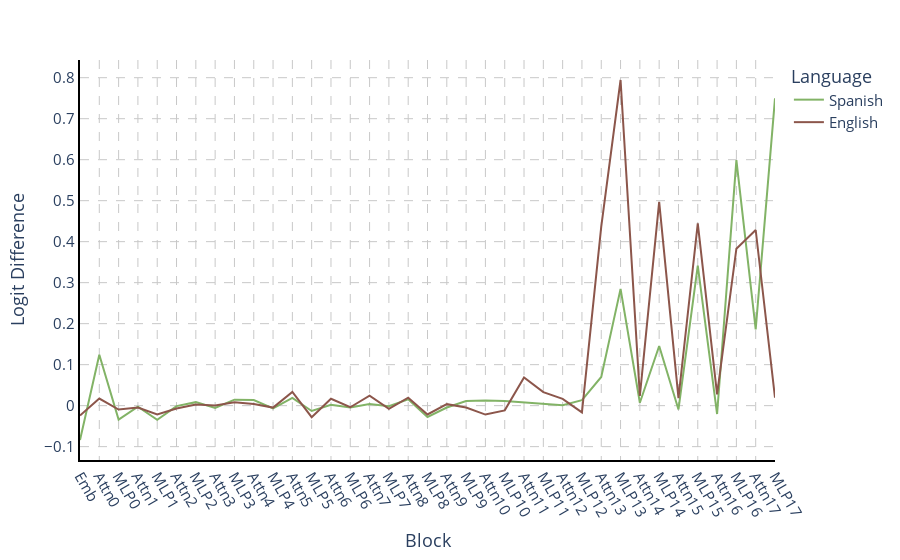

The code cell stored with this chart in its notebook:
### Code cell
component_labels_to_pretty_labels = [clean_blocks_labels(label) for label in labels]

df = pd.DataFrame.from_dict(lang_logit_diff)
fig = px.line(df,color_discrete_map={"English": eng_color, "Spanish": spa_color},)
fig.update_layout(legend_title_text='Language',
                  xaxis_title="Block", yaxis_title="Logit Difference", 
                  xaxis = dict(
                                tickmode = 'array',
                                tickvals = np.arange(len(component_labels_to_pretty_labels)),
                                ticktext = component_labels_to_pretty_labels
                                ),
                font=dict(
                            size=15,  # Set the font size here
                        )
                )
fig = paper_plot(fig)
fig.show()
pio.write_image(fig, f'{images_dir}/logit_diff_both_blocks.pdf',scale=6, width=800, height=350)

### Figure 1 — Plotly figure (JSON) as saved in the notebook; plotly's stock layout.template omitted (floating-point values rounded to 4 significant figures)
{"data": [{"hovertemplate": "variable=Spanish<br>index=%{x}<br>value=%{y}<extra></extra>", "legendgroup": "Spanish", "line": {"color": "rgb(130, 179, 102)", "dash": "solid"}, "marker": {"symbol": "circle"}, "mode": "lines", "name": "Spanish", "orientation": "v", "showlegend": true, "type": "scatter", "x": [0, 1, 2, 3, 4, 5, 6, 7, 8, 9, 10, 11, 12, 13, 14, 15, 16, 17, 18, 19, 20, 21, 22, 23, 24, 25, 26, 27, 28, 29, 30, 31, 32, 33, 34, 35, 36], "xaxis": "x", "y": [-0.08379, 0.1243, -0.03403, -0.00272, -0.03474, -0.001081, 0.008538, -0.005405, 0.01468, 0.0137, -0.006573, 0.0188, -0.01302, 0.002214, -0.004687, 0.003882, -0.001188, 0.01541, -0.02771, -0.004622, 0.01128, 0.01252, 0.0111, 0.007256, 0.00501, 0.00125, 0.01338, 0.06991, 0.2848, 0.007126, 0.1455, -0.00928, 0.3415, -0.02041, 0.5988, 0.1859, 0.7496], "yaxis": "y"}, {"hovertemplate": "variable=English<br>index=%{x}<br>value=%{y}<extra></extra>", "legendgroup": "English", "line": {"color": "rgb(140, 86, 75)", "dash": "solid"}, "marker": {"symbol": "circle"}, "mode": "lines", "name": "English", "orientation": "v", "showlegend": true, "type": "scatter", "x": [0, 1, 2, 3, 4, 5, 6, 7, 8, 9, 10, 11, 12, 13, 14, 15, 16, 17, 18, 19, 20, 21, 22, 23, 24, 25, 26, 27, 28, 29, 30, 31, 32, 33, 34, 35, 36], "xaxis": "x", "y": [-0.02403, 0.01725, -0.009552, -0.004455, -0.02132, -0.006772, 0.002792, 0.0005867, 0.008334, 0.004086, -0.004697, 0.03336, -0.02814, 0.01674, -0.003868, 0.02433, -0.007704, 0.01954, -0.02146, 0.003677, -0.004503, -0.02178, -0.01149, 0.06891, 0.03307, 0.01649, -0.01657, 0.4367, 0.7944, 0.02388, 0.4972, 0.01821, 0.4445, 0.02741, 0.3828, 0.4285, 0.01943], "yaxis": "y"}], "layout": {"font": {"size": 15}, "legend": {"title": {"text": "Language"}, "tracegroupgap": 0}, "margin": {"t": 60}, "xaxis": {"anchor": "y", "domain": [0, 1], "gridcolor": "rgb(200,200,200)", "griddash": "dash", "linecolor": "black", "linewidth": 2, "showline": true, "tickangle": 60, "tickmode": "array", "ticktext": ["Emb", "Attn0", "MLP0", "Attn1", "MLP1", "Attn2", "MLP2", "Attn3", "MLP3", "Attn4", "MLP4", "Attn5", "MLP5", "Attn6", "MLP6", "Attn7", "MLP7", "Attn8", "MLP8", "Attn9", "MLP9", "Attn10", "MLP10", "Attn11", "MLP11", "Attn12", "MLP12", "Attn13", "MLP13", "Attn14", "MLP14", "Attn15", "MLP15", "Attn16", "MLP16", "Attn17", "MLP17"], "tickvals": [0, 1, 2, 3, 4, 5, 6, 7, 8, 9, 10, 11, 12, 13, 14, 15, 16, 17, 18, 19, 20, 21, 22, 23, 24, 25, 26, 27, 28, 29, 30, 31, 32, 33, 34, 35, 36], "title": {"text": "Block"}, "zeroline": false}, "yaxis": {"anchor": "x", "domain": [0, 1], "gridcolor": "rgb(200,200,200)", "griddash": "dash", "linecolor": "black", "linewidth": 2, "showline": true, "title": {"text": "Logit Difference"}, "zeroline": false}}}
